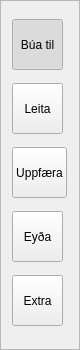
   <widget class="QFrame" name="frameSidebar">
    <property name="geometry">
     <rect>
      <x>-1</x>
      <y>0</y>
      <width>80</width>
      <height>350</height>
     </rect>
    </property>
    <property name="maximumSize">
     <size>
      <width>16777215</width>
      <height>381</height>
     </size>
    </property>
    <property name="styleSheet">
     <string notr="true"/>
    </property>
    <property name="frameShape">
     <enum>QFrame::StyledPanel</enum>
    </property>
    <property name="frameShadow">
     <enum>QFrame::Raised</enum>
    </property>
    <property name="lineWidth">
     <number>0</number>
    </property>
    <layout class="QVBoxLayout" name="verticalLayout_10">
     <property name="spacing">
      <number>-1</number>
     </property>
     <property name="rightMargin">
      <number>12</number>
     </property>
     <item>
      <widget class="QToolButton" name="createItem">
       <property name="minimumSize">
        <size>
         <width>51</width>
         <height>51</height>
        </size>
       </property>
       <property name="focusPolicy">
        <enum>Qt::TabFocus</enum>
       </property>
       <property name="autoFillBackground">
        <bool>false</bool>
       </property>
       <property name="styleSheet">
        <string notr="true"/>
       </property>
       <property name="text">
        <string>Búa til</string>
       </property>
       <property name="icon">
        <iconset resource="../Resources/icons.qrc">
         <normaloff>:/icons/png/plus.png</normaloff>:/icons/png/plus.png</iconset>
       </property>
       <property name="iconSize">
        <size>
         <width>32</width>
         <height>32</height>
        </size>
       </property>
       <property name="checkable">
        <bool>true</bool>
       </property>
       <property name="checked">
        <bool>true</bool>
       </property>
       <property name="autoExclusive">
        <bool>true</bool>
       </property>
       <property name="toolButtonStyle">
        <enum>Qt::ToolButtonTextUnderIcon</enum>
       </property>
       <property name="autoRaise">
        <bool>false</bool>
       </property>
       <property name="arrowType">
        <enum>Qt::NoArrow</enum>
       </property>
      </widget>
     </item>
     <item>
      <widget class="QToolButton" name="readItem">
       <property name="enabled">
        <bool>true</bool>
       </property>
       <property name="minimumSize">
        <size>
         <width>51</width>
         <height>51</height>
        </size>
       </property>
       <property name="styleSheet">
        <string notr="true"/>
       </property>
       <property name="text">
        <string>Leita</string>
       </property>
       <property name="icon">
        <iconset resource="../Resources/icons.qrc">
         <normaloff>:/icons/png/search.png</normaloff>:/icons/png/search.png</iconset>
       </property>
       <property name="iconSize">
        <size>
         <width>32</width>
         <height>32</height>
        </size>
       </property>
       <property name="checkable">
        <bool>true</bool>
       </property>
       <property name="checked">
        <bool>false</bool>
       </property>
       <property name="autoExclusive">
        <bool>true</bool>
       </property>
       <property name="popupMode">
        <enum>QToolButton::DelayedPopup</enum>
       </property>
       <property name="toolButtonStyle">
        <enum>Qt::ToolButtonTextUnderIcon</enum>
       </property>
       <property name="autoRaise">
        <bool>false</bool>
       </property>
      </widget>
     </item>
     <item>
      <widget class="QToolButton" name="updateItem">
       <property name="minimumSize">
        <size>
         <width>51</width>
         <height>51</height>
        </size>
       </property>
       <property name="styleSheet">
        <string notr="true"/>
       </property>
       <property name="text">
        <string>Uppfæra</string>
       </property>
       <property name="icon">
        <iconset resource="../Resources/icons.qrc">
         <normaloff>:/icons/png/repeat.png</normaloff>:/icons/png/repeat.png</iconset>
       </property>
       <property name="iconSize">
        <size>
         <width>32</width>
         <height>32</height>
        </size>
       </property>
       <property name="checkable">
        <bool>true</bool>
       </property>
       <property name="autoExclusive">
        <bool>true</bool>
       </property>
       <property name="toolButtonStyle">
        <enum>Qt::ToolButtonTextUnderIcon</enum>
       </property>
      </widget>
     </item>
     <item>
      <widget class="QToolButton" name="deleteItem">
       <property name="minimumSize">
        <size>
         <width>51</width>
         <height>51</height>
        </size>
       </property>
       <property name="styleSheet">
        <string notr="true"/>
       </property>
       <property name="text">
        <string>Eyða</string>
       </property>
       <property name="icon">
        <iconset resource="../Resources/icons.qrc">
         <normaloff>:/icons/png/cross.png</normaloff>:/icons/png/cross.png</iconset>
       </property>
       <property name="iconSize">
        <size>
         <width>32</width>
         <height>32</height>
        </size>
       </property>
       <property name="checkable">
        <bool>true</bool>
       </property>
       <property name="autoExclusive">
        <bool>true</bool>
       </property>
       <property name="toolButtonStyle">
        <enum>Qt::ToolButtonTextUnderIcon</enum>
       </property>
      </widget>
     </item>
     <item>
      <widget class="QToolButton" name="extra">
       <property name="minimumSize">
        <size>
         <width>51</width>
         <height>51</height>
        </size>
       </property>
       <property name="styleSheet">
        <string notr="true"/>
       </property>
       <property name="text">
        <string>Extra</string>
       </property>
       <property name="icon">
        <iconset resource="../Resources/icons.qrc">
         <normaloff>:/icons/png/folder.png</normaloff>:/icons/png/folder.png</iconset>
       </property>
       <property name="iconSize">
        <size>
         <width>32</width>
         <height>32</height>
        </size>
       </property>
       <property name="checkable">
        <bool>true</bool>
       </property>
       <property name="autoExclusive">
        <bool>true</bool>
       </property>
       <property name="toolButtonStyle">
        <enum>Qt::ToolButtonTextUnderIcon</enum>
       </property>
      </widget>
     </item>
    </layout>
   </widget>
